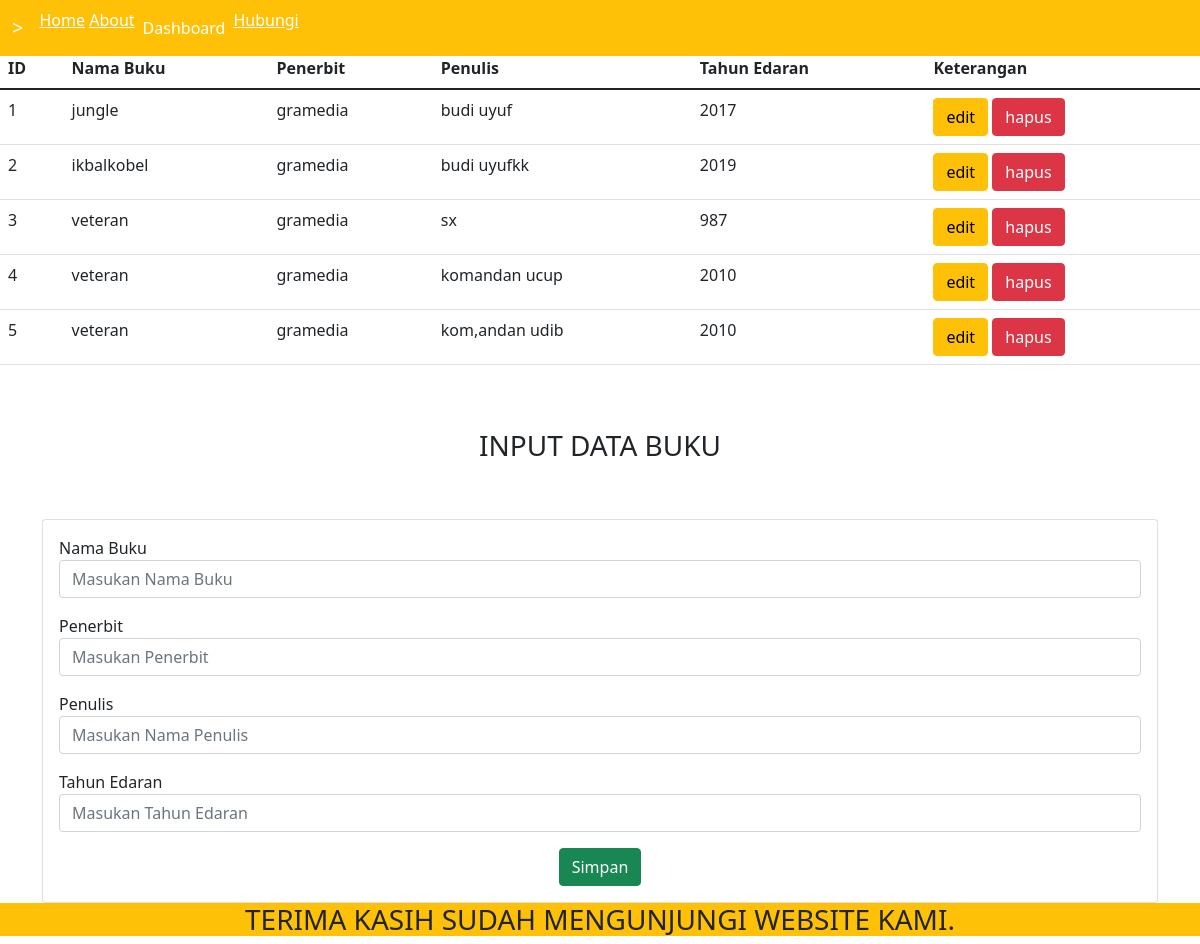
/Dashboardbk/dashboard.php, run on the app's committed database.
### tables this page shows
CREATE TABLE `buku` (
  `id` int(11) NOT NULL,
  `nama_buku` varchar(50) NOT NULL,
  `penerbit` varchar(50) NOT NULL,
  `penulis` varchar(50) NOT NULL,
  `tahun_edaran` int(20) NOT NULL
);

### Dashboardbk/dashboard.php (the view, shortened to what this page needs)
<?php include 'koneksi.php';?>
<!DOCTYPE html>
<html lang="en">
  <head>
    <link href="https://cdn.jsdelivr.net/npm/bootstrap@5.1.3/dist/css/bootstrap.min.css" rel="stylesheet" />
    <link rel="stylesheet" href="css1.css" />
    <link href="https://cdn.jsdelivr.net/npm/bootstrap@5.1.3/dist/css/bootstrap.min.css" rel="stylesheet">
  </head>
  <body>
  </body>
  <body>
    <nav class="navbar navbar-expand-lg navbar-dark bg-warning fixed-top">
      <div class="container-fluid">
        <a class="navbar-brand" href="#">></a>
        <div class="collapse navbar-collapse" id="navbarNav">
          <ul class="navbar-nav">
             <li class="nav-item">
                 <a href="http://localhost/booksgate/webb/" class="text-white">Home</a>
                  <a href="http://localhost/booksgate/about/about.php" class="text-white">About</a>
             </li>
             <li class="nav-item">
                <a class="nav-link active" href="#contack">Dashboard</a>
             </li>
             <li class="nav-item">
                 <a href="http://localhost/booksgate/hubungi.php" class="text-white">Hubungi</a>
             </li>
          </ul>
        </div>
      </div>
    </nav>
<section>
<div class="row mt-5">
    <div class="col">
    <table class="table">
  <thead>
    <tr>
      <th scope="col">ID</th>
      <th scope="col">Nama Buku</th>
      <th scope="col">Penerbit</th>
      <th scope="col">Penulis</th>
      <th scope="col">Tahun Edaran</th>
      <th scope="col">Keterangan</th>
    </tr>
  </thead>
  <tbody>
  <?php
                $urut = 1;
                $query = mysqli_query($koneksi, "SELECT * FROM buku ");
                while ($nm = mysqli_fetch_array($query)) { ?>
                    <tr>
                        <td scope="row"><?php echo $urut++ ?></td>
                        <td scope="row"><?php echo $nm['nama_buku'] ?></td>
                        <td scope="row"><?php echo $nm['penerbit'] ?></td>
                        <td scope="row"><?php echo $nm['penulis'] ?></td>
                        <td scope="row"><?php echo $nm['tahun_edaran'] ?></td>
                        <td>
                          <a class="btn btn-warning" href="edit.php?id=<?php echo $nm['id'] ?>">edit</a>
                          <a class="btn btn-danger" href="hapus.php?id=<?php echo $nm['id']; ?>">hapus</a>
                        </td>
                    </tr>
                <?php
                }
                ?>
  </tbody>
</table>
    </div>
</div>
<br><br>
<h3 style="text-align:center";>INPUT DATA BUKU</h3>
<br><br>
<div class="container">
  <div class="card">
    <div class="card-body">
                <form action=" " method="POST" class="form-item">
                    <div class="form-group mb-3">
                        <label for="nama_buku">Nama Buku</label>
                        <input type="text" name="nama_buku" class="form-control col-md-9" placeholder="Masukan Nama Buku">
                    </div>
                    <div class="form-group mb-3">
                        <label for="penerbit">Penerbit</label>
                        <input type="text" name="penerbit" class="form-control col-md-9" placeholder="Masukan Penerbit">
                    </div>
                    <div class="form-group mb-3">
                        <label for="penulis">Penulis</label>
                        <input type="text" name="penulis" class="form-control col-md-9" placeholder="Masukan Nama Penulis">
                    </div>
                    <div class="form-group mb-3">
                        <label for="tahun_edaran">Tahun Edaran</label>
                        <input type="text" name="tahun_edaran" class="form-control col-md-9" placeholder="Masukan Tahun Edaran">
                    </div>
                    <div class="col text-center">
                        <input type="submit" name="simpan" value="Simpan" class="btn btn-success">
                    </div>
                </form>
    </div>
  </div>
</div>
  </body>
  <footer>
      <h3 class="text-center bg-warning">TERIMA KASIH SUDAH MENGUNJUNGI WEBSITE KAMI.</h3>
    </footer>
</html>

### data on the page
buku: nama_buku "jungle", penerbit "gramedia", penulis "budi uyuf", tahun_edaran "2017"
buku: nama_buku "ikbalkobel", penerbit "gramedia", penulis "budi uyufkk", tahun_edaran "2019"
buku: nama_buku "veteran", penerbit "gramedia", penulis "sx", tahun_edaran "987"
buku: nama_buku "veteran", penerbit "gramedia", penulis "komandan ucup", tahun_edaran "2010"
buku: nama_buku "veteran", penerbit "gramedia", penulis "kom,andan udib", tahun_edaran "2010"
